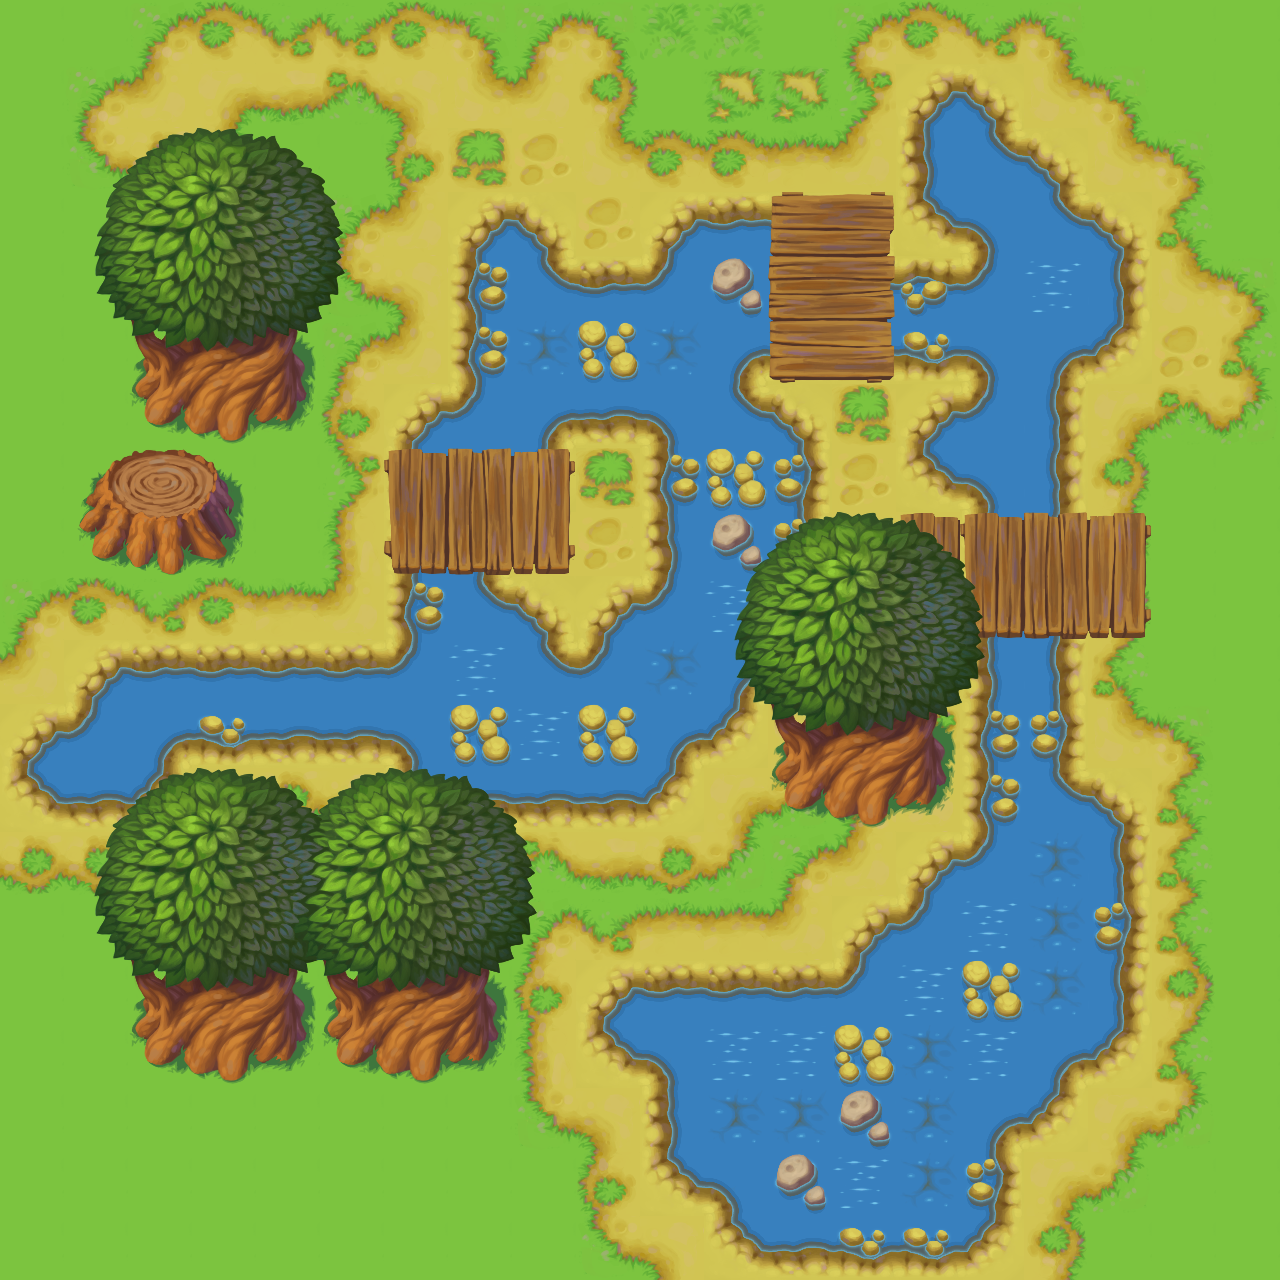

Below is a game level as drawn by its tile map, then a one-line description and the .tmx file that defines it, in full:
An orthogonal 20x20 tile map with 64x64 px tiles, 3 tile layers (Ground, Bridge, Tree) and 6 objects (Bridge1, Bridge2).

<map version="1.10" tiledversion="1.10.1" orientation="orthogonal" renderorder="right-down" width="20" height="20" tilewidth="64" tileheight="64" infinite="0" nextlayerid="15" nextobjectid="29">
 <editorsettings>
  <export target="Map.json" format="json" />
 </editorsettings>
 <tileset firstgid="1" name="Grassland@64x64" tilewidth="64" tileheight="64" tilecount="256" columns="16">
  <image source="Grassland@64x64.png" width="1024" height="1024" />
  <wangsets>
   <wangset name="Terrains" type="corner" tile="-1">
    <wangcolor name="Grass" color="#ff0000" tile="17" probability="1" />
    <wangcolor name="Sand" color="#00ff00" tile="50" probability="1" />
    <wangcolor name="Water" color="#0000ff" tile="28" probability="1" />
    <wangtile tileid="0" wangid="0,1,0,2,0,1,0,1" />
    <wangtile tileid="1" wangid="0,1,0,2,0,2,0,1" />
    <wangtile tileid="2" wangid="0,1,0,2,0,2,0,1" />
    <wangtile tileid="3" wangid="0,1,0,2,0,2,0,1" />
    <wangtile tileid="4" wangid="0,1,0,1,0,2,0,1" />
    <wangtile tileid="5" wangid="0,2,0,1,0,2,0,2" />
    <wangtile tileid="6" wangid="0,2,0,2,0,1,0,2" />
    <wangtile tileid="7" wangid="0,1,0,0,0,1,0,1" />
    <wangtile tileid="8" wangid="0,1,0,0,0,0,0,1" />
    <wangtile tileid="9" wangid="0,1,0,1,0,0,0,1" />
    <wangtile tileid="10" wangid="0,2,0,3,0,2,0,2" />
    <wangtile tileid="11" wangid="0,2,0,3,0,3,0,2" />
    <wangtile tileid="12" wangid="0,2,0,3,0,3,0,2" />
    <wangtile tileid="13" wangid="0,2,0,2,0,3,0,2" />
    <wangtile tileid="14" wangid="0,3,0,2,0,3,0,3" />
    <wangtile tileid="15" wangid="0,3,0,3,0,2,0,3" />
    <wangtile tileid="16" wangid="0,2,0,2,0,1,0,1" />
    <wangtile tileid="17" wangid="0,1,0,1,0,1,0,1" />
    <wangtile tileid="18" wangid="0,1,0,1,0,1,0,1" />
    <wangtile tileid="19" wangid="0,1,0,1,0,1,0,1" />
    <wangtile tileid="20" wangid="0,1,0,1,0,2,0,2" />
    <wangtile tileid="21" wangid="0,1,0,2,0,2,0,2" />
    <wangtile tileid="22" wangid="0,2,0,2,0,2,0,1" />
    <wangtile tileid="23" wangid="0,0,0,0,0,1,0,1" />
    <wangtile tileid="25" wangid="0,1,0,1,0,0,0,0" />
    <wangtile tileid="26" wangid="0,3,0,3,0,2,0,2" />
    <wangtile tileid="27" wangid="0,3,0,3,0,3,0,3" />
    <wangtile tileid="28" wangid="0,3,0,3,0,3,0,3" />
    <wangtile tileid="29" wangid="0,2,0,2,0,3,0,3" />
    <wangtile tileid="30" wangid="0,2,0,3,0,3,0,3" />
    <wangtile tileid="31" wangid="0,3,0,3,0,3,0,2" />
    <wangtile tileid="32" wangid="0,2,0,2,0,1,0,1" />
    <wangtile tileid="36" wangid="0,1,0,1,0,2,0,2" />
    <wangtile tileid="37" wangid="0,0,0,1,0,0,0,0" />
    <wangtile tileid="38" wangid="0,0,0,0,0,1,0,0" />
    <wangtile tileid="39" wangid="0,0,0,1,0,1,0,1" />
    <wangtile tileid="40" wangid="0,0,0,1,0,1,0,0" />
    <wangtile tileid="41" wangid="0,1,0,1,0,1,0,0" />
    <wangtile tileid="42" wangid="0,3,0,3,0,2,0,2" />
    <wangtile tileid="45" wangid="0,2,0,2,0,3,0,3" />
    <wangtile tileid="48" wangid="0,2,0,2,0,1,0,1" />
    <wangtile tileid="49" wangid="0,2,0,2,0,2,0,2" />
    <wangtile tileid="51" wangid="0,2,0,2,0,2,0,2" />
    <wangtile tileid="52" wangid="0,1,0,1,0,2,0,2" />
    <wangtile tileid="53" wangid="0,1,0,0,0,0,0,0" />
    <wangtile tileid="54" wangid="0,0,0,0,0,0,0,1" />
    <wangtile tileid="58" wangid="0,3,0,2,0,2,0,2" />
    <wangtile tileid="59" wangid="0,3,0,2,0,2,0,3" />
    <wangtile tileid="60" wangid="0,3,0,2,0,2,0,3" />
    <wangtile tileid="61" wangid="0,2,0,2,0,2,0,3" />
    <wangtile tileid="64" wangid="0,2,0,1,0,1,0,1" />
    <wangtile tileid="65" wangid="0,2,0,1,0,1,0,2" />
    <wangtile tileid="66" wangid="0,2,0,1,0,1,0,2" />
    <wangtile tileid="67" wangid="0,2,0,1,0,1,0,2" />
    <wangtile tileid="68" wangid="0,1,0,1,0,1,0,2" />
   </wangset>
  </wangsets>
 </tileset>
 <layer id="1" name="Ground" width="20" height="20">
  <data encoding="csv">
18,18,1,3,4,4,3,5,1,5,20,20,18,1,3,4,5,18,18,18,
18,1,23,6,68,66,7,22,23,37,18,19,19,17,11,14,22,5,18,18,
18,65,67,69,18,18,33,52,50,22,3,3,2,23,27,31,14,22,5,18,
18,18,18,18,18,1,23,11,14,50,11,13,13,14,59,16,31,14,53,18,
18,18,18,18,18,65,7,43,31,13,32,44,29,31,12,32,29,46,22,5,
18,18,18,18,18,1,23,43,28,45,28,15,61,61,61,16,15,62,50,53,
18,18,18,18,18,33,11,32,15,60,16,31,14,52,11,32,46,6,66,69,
18,18,18,18,18,17,43,15,62,52,43,45,30,50,59,16,46,37,18,18,
18,18,18,18,18,49,43,46,50,50,27,44,30,6,7,27,46,37,18,18,
1,3,4,3,2,23,43,31,14,11,32,29,46,21,49,27,46,37,18,18,
23,11,13,13,13,13,32,29,31,32,28,15,62,53,17,27,46,53,18,18,
11,32,15,61,60,60,16,45,29,45,15,62,6,69,17,43,30,22,5,18,
59,60,62,6,67,7,59,60,60,60,62,6,69,1,23,43,31,14,53,18,
67,67,67,69,18,65,67,68,66,68,67,69,1,23,11,32,28,46,53,18,
18,18,18,18,18,18,18,18,1,4,2,2,23,11,32,29,28,30,53,18,
18,18,18,18,18,18,18,18,33,11,13,13,13,32,29,45,28,46,37,18,
18,18,18,18,18,18,18,18,49,59,16,29,29,45,28,29,15,62,53,18,
18,18,18,18,18,18,18,18,65,7,27,28,28,44,28,15,62,6,69,18,
18,18,18,18,18,18,18,18,18,33,59,16,44,29,28,30,6,69,18,18,
18,18,18,18,18,18,18,18,18,65,7,59,60,61,61,62,37,18,18,18
</data>
 </layer>
 <layer id="8" name="Bridge" width="20" height="20">
  <data encoding="csv">
0,0,0,0,0,0,0,0,0,0,0,0,0,0,0,0,0,0,0,0,
0,0,0,0,0,0,0,0,0,0,0,0,0,0,0,0,0,0,0,0,
0,0,0,0,0,0,0,0,0,0,0,0,0,0,0,0,0,0,0,0,
0,0,0,0,0,0,0,0,0,0,0,0,75,76,0,0,0,0,0,0,
0,0,0,0,0,0,0,0,0,0,0,0,91,92,0,0,0,0,0,0,
0,0,0,0,0,0,0,0,0,0,0,0,107,108,0,0,0,0,0,0,
0,0,0,0,0,0,0,0,0,0,0,0,0,0,0,0,0,0,0,0,
0,0,0,0,0,0,56,57,58,0,0,0,0,0,0,0,0,0,0,0,
0,0,0,0,0,0,72,73,74,0,0,0,0,0,56,56,57,58,0,0,
0,0,0,0,0,0,0,0,0,0,0,0,0,0,72,72,73,74,0,0,
0,0,0,0,0,0,0,0,0,0,0,0,0,0,0,0,0,0,0,0,
0,0,0,0,0,0,0,0,0,0,0,0,0,0,0,0,0,0,0,0,
0,0,0,0,0,0,0,0,0,0,0,0,0,0,0,0,0,0,0,0,
0,0,0,0,0,0,0,0,0,0,0,0,0,0,0,0,0,0,0,0,
0,0,0,0,0,0,0,0,0,0,0,0,0,0,0,0,0,0,0,0,
0,0,0,0,0,0,0,0,0,0,0,0,0,0,0,0,0,0,0,0,
0,0,0,0,0,0,0,0,0,0,0,0,0,0,0,0,0,0,0,0,
0,0,0,0,0,0,0,0,0,0,0,0,0,0,0,0,0,0,0,0,
0,0,0,0,0,0,0,0,0,0,0,0,0,0,0,0,0,0,0,0,
0,0,0,0,0,0,0,0,0,0,0,0,0,0,0,0,0,0,0,0
</data>
 </layer>
 <objectgroup id="11" name="Collision">
  <object id="12" x="128" y="320" width="192" height="128" />
  <object id="13" x="64" y="448" width="192" height="128" />
  <object id="14" x="128" y="960" width="384" height="128" />
  <object id="15" x="768" y="704" width="192" height="128" />
 </objectgroup>
 <objectgroup id="14" name="Trigger">
  <object id="25" name="Bridge1" x="384" y="448" width="192" height="128" />
  <object id="27" name="Bridge2" x="768" y="192" width="128" height="192" />
 </objectgroup>
 <layer id="9" name="Tree" width="20" height="20">
  <data encoding="csv">
0,0,0,0,0,0,0,0,0,0,0,0,0,0,0,0,0,0,0,0,
0,0,0,0,0,0,0,0,0,0,0,0,0,0,0,0,0,0,0,0,
0,177,178,179,180,181,0,0,0,0,0,0,0,0,0,0,0,0,0,0,
0,193,194,195,196,197,0,0,0,0,0,0,0,0,0,0,0,0,0,0,
0,209,210,211,212,213,0,0,0,0,0,0,0,0,0,0,0,0,0,0,
0,225,226,227,228,0,0,0,0,0,0,0,0,0,0,0,0,0,0,0,
0,241,242,243,244,0,0,0,0,0,0,0,0,0,0,0,0,0,0,0,
0,230,231,232,0,0,0,0,0,0,0,0,0,0,0,0,0,0,0,0,
0,246,247,248,0,0,0,0,0,0,0,177,178,179,180,181,0,0,0,0,
0,0,0,0,0,0,0,0,0,0,0,193,194,195,196,197,0,0,0,0,
0,0,0,0,0,0,0,0,0,0,0,209,210,211,212,213,0,0,0,0,
0,0,0,0,0,0,0,0,0,0,0,225,226,227,228,0,0,0,0,0,
0,177,178,179,182,183,179,180,181,0,0,241,242,243,244,0,0,0,0,0,
0,193,194,195,198,199,195,196,197,0,0,0,0,0,0,0,0,0,0,0,
0,209,210,211,214,215,211,212,213,0,0,0,0,0,0,0,0,0,0,0,
0,225,226,227,228,226,227,228,0,0,0,0,0,0,0,0,0,0,0,0,
0,241,242,243,244,242,243,244,0,0,0,0,0,0,0,0,0,0,0,0,
0,0,0,0,0,0,0,0,0,0,0,0,0,0,0,0,0,0,0,0,
0,0,0,0,0,0,0,0,0,0,0,0,0,0,0,0,0,0,0,0,
0,0,0,0,0,0,0,0,0,0,0,0,0,0,0,0,0,0,0,0
</data>
 </layer>
</map>
